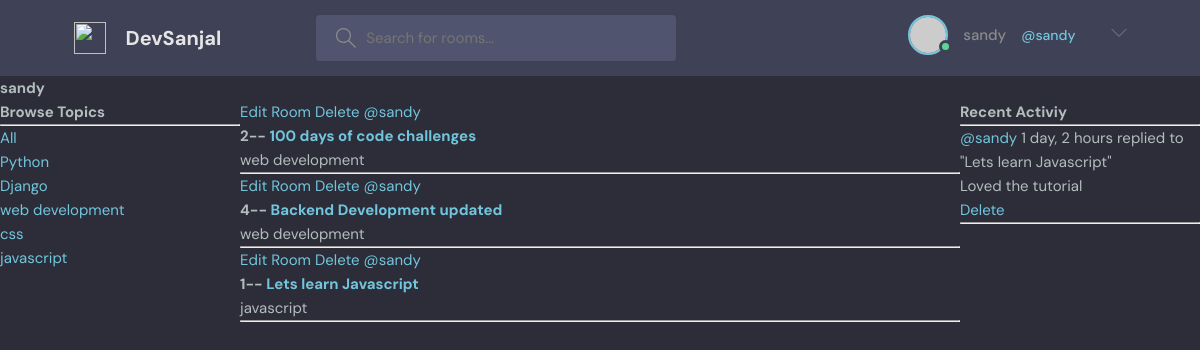
/profile/1 (signed in), run on an earlier commit of the app's database.
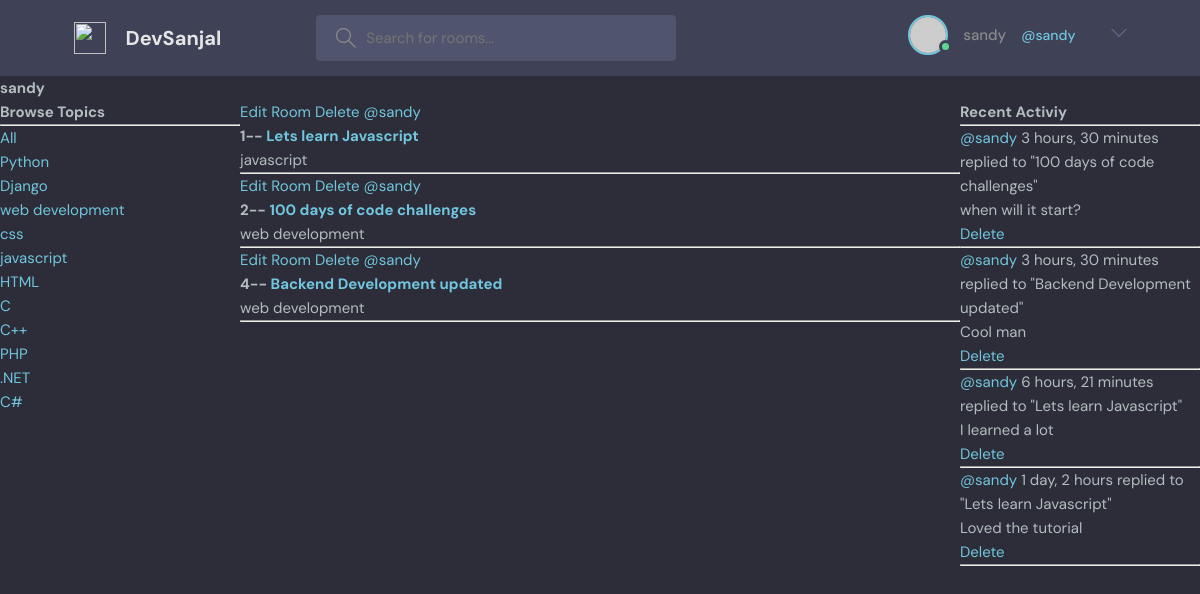
And on a later commit of the database.
### base/models.py (models this page shows, shortened)
class Topic(models.Model):
    name = models.CharField(max_length=256)

class Room(models.Model):
    host = models.ForeignKey(User, on_delete=models.SET_NULL, null=True)
    topic = models.ForeignKey(Topic, on_delete=models.SET_NULL, null=True)
    name = models.CharField(max_length=256)
    description = models.TextField(null=True, blank=True)
    participants = models.ManyToManyField(User, related_name='participants', blank=True)
    updated = models.DateTimeField(auto_now=True)
    created = models.DateTimeField(auto_now_add=True)
    class Meta:
        ordering = ['-updated', '-created']
    def __str__(self):
        return self.name

class Message(models.Model):
    user = models.ForeignKey(User,on_delete=models.CASCADE)
    room = models.ForeignKey(Room, on_delete=models.CASCADE)
    body = models.TextField()
    updated = models.DateTimeField(auto_now=True)
    created = models.DateTimeField(auto_now_add=True)
    class Meta:
        ordering = ['-updated', '-created']
    def __str__(self):
        return self.body[0:50]

### base/views.py (the view)
# urls.py: path('profile/<str:pk>', views.userProfile, name="user-profile"),
def userProfile(request,pk):
    user = User.objects.get(id=pk)
    rooms = user.room_set.all()
    room_messages = user.message_set.all()
    topics = Topic.objects.all()
    context = {'user':user,'rooms':rooms, 'room_messages':room_messages,'topics':topics}
    return render(request, 'base/profile.html', context)

### base/templates/base/profile.html (shortened to what this page needs)
{% extends 'main.html' %}
{% block content %}
    <h1>{{user.username}}</h1>
    <div class="profile-container">
        <div>
            {% include 'base/topics_component.html' %}
        </div>
        <div>
            {% include 'base/feed_component.html' %}
        </div>
        <div>
            {% include 'base/activity_component.html' %}
        </div>
    </div>
{%endblock content %}

### templates/main.html (shortened to what this page needs)
{% load static %}
<!DOCTYPE html>
<html lang="en">
  <head>
    <link rel="stylesheet" href="{% static 'css/style.css' %}" />
  </head>
  <body>
    {% include 'nav.html' %}
    {% block content %}
    {% endblock %}
  </body>
</html>

### templates/nav.html (shortened to what this page needs)
<header class="header header--loggedIn">
    <div class="container">
      <a href="{% url 'home' %}" class="header__logo">
        <img src="static 'assets/logo.svg'" />
        <h1>DevSanjal</h1>
      </a>
      <form method="GET" class="header__search" action="{% url 'home' %}">
        <label>
          <input name="q" placeholder="Search for rooms..." />
        </label>
      </form>
      <nav class="header__menu">
        {% if request.user.is_authenticated %}
        <div class="header__user">
          <a href="profile.html">
            <div class="avatar avatar--medium active">
              <img src="https://randomuser.me/api/portraits/men/37.jpg" />
            </div>
            <p>{{request.user.username}}</p><span>@{{request.user.username}}</span></p>
          </a>
          <button class="dropdown-button">
            <svg version="1.1" xmlns="http://www.w3.org/2000/svg" width="32" height="32" viewBox="0 0 32 32">
              <title>chevron-down</title>
              <path d="M16 21l-13-13h-3l16 16 16-16h-3l-13 13z"></path>
            </svg>
          </button>
        </div>
        {% else %}
       <a href="{% url 'login' %}">
          <img src="./assets/avatar.svg" />
          <p>Login</p>
        </a>
        {% endif %}
      </nav>
    </div>
  </header>

### base/templates/base/topics_component.html
<div>
    <h3>Browse Topics</h3>
    <hr>
    <div>
        <a href="{% url 'home' %}">All</a>
    </div>
    {% for topic in topics %}
        <div>
            <a href="{% url 'home' %}?q={{topic.name}}">{{topic.name}}</a>
        </div>
    {% endfor %}
</div>

### base/templates/base/feed_component.html
<div>
    {% for room in rooms %}
        <div>
            {% if request.user == room.host %}
                <a href="{% url 'update-room' room.id %}">Edit Room</a>
                <a href="{% url 'delete-room' room.id %}">Delete</a>
            {% endif %}
            <a href="{% url 'user-profile' room.host.id %}">@{{room.host.username}}</a>
            <h5>{{room.id}}-- <a href="{% url 'room' room.id %}">{{room.name }}</a></h5>
            <small>{{room.topic.name}}</small>
            <hr>
        </div>
    {% endfor %}
</div>

### base/templates/base/activity_component.html
<div>
    <h3>Recent Activiy</h3>
    <hr>
    {% for message in room_messages %}
        <div>
            <small><a href="{% url 'user-profile' message.user.id %}">@{{message.user}}</a> {{message.created|timesince}}</small>
            <small>replied to "{{message.room}}"</small>
            <p>{{message}}</p>
            {% if request.user == message.user %}
                <a href="{% url 'delete-message' message.id%}">Delete</a>
            {% endif %}
            <hr>
        </div>
    {% endfor %}
</div>

### static/css/style.css (style rules this page uses)
:root { --color-main: #71c6dd; --color-main-light: #e1f6fb; --color-dark: #3f4156; --color-dark-medium: #51546e; --color-dark-light: #696d97; --color-light: #e5e5e5; --color-gray: #8b8b8b; --color-light-gray: #b2bdbd; --color-bg: #2d2d39; --color-success: #5dd693; --color-error: #fc4b0b; }
* { font-family: "DM Sans", -apple-system, BlinkMacSystemFont, "Segoe UI", Roboto, Oxygen, Ubuntu, Cantarell, "Open Sans", "Helvetica Neue", sans-serif; margin: 0; padding: 0; box-sizing: border-box; text-rendering: optimizeLegibility; font-size: inherit; }
html { font-size: 56.25%; }
@media only screen and (min-width: 1200px) { html { font-size: 62.5%; } }
body { line-height: 1.6; font-weight: 400; font-size: 1.5rem; color: var(--color-light-gray); background-color: var(--color-bg); min-height: 100vh; }
img { width: 100%; }
a { display: inline-block; color: var(--color-main); text-decoration: none; }
.container { max-width: 120rem; width: 90%; margin: auto; }
.avatar { position: relative; display: inline-block; border-radius: 50%; border: 2px solid var(--color-main); }
.avatar img { display: block; border-radius: 50%; object-fit: cover; object-position: center; }
.avatar::after { content: ""; display: block; position: absolute; background-color: var(--color-gray); z-index: 111; border-radius: 50%; border: 0.3rem solid var(--color-dark); }
.avatar.active::after { background-color: var(--color-success); }
.avatar.avatar--medium img { width: 3.6rem; height: 3.6rem; border-radius: 50%; }
.avatar.avatar--medium:after { width: 0.7rem; height: 0.7rem; bottom: 0px; right: -6px; }
.header { padding: 1.5rem; background-color: var(--color-dark); }
.header > .container { display: flex; gap: 9.5rem; }
.header__logo, .header__user { display: flex; gap: 2rem; align-items: center; }
.header__logo > img { height: 3.2rem; width: 3.2rem; }
.header__logo > h1 { font-weight: 700; font-size: 2rem; color: var(--color-light); }
.header__search > label { background-color: var(--color-dark-medium); padding: 1.3rem 1rem; display: flex; align-items: center; gap: 1rem; border-radius: 4px; }
.header__search svg { fill: var(--color-gray); width: 2rem; height: 2rem; margin-left: 1rem; }
.header__search input { width: 30rem; background: transparent; border: none; outline: none; color: var(--color-light); }
.header__menu { margin-left: auto; position: relative; }
.header__menu a { display: flex; gap: 1.5rem; align-items: center; font-weight: 500; text-decoration: none; color: var(--color-gray); }
.header__menu img { height: 3.6rem; }
.header__menu p { line-height: 1.2; }
.header__menu span { color: var(--color-main); font-weight: 500; font-size: 1.4rem; display: block; }
.header__menu svg { width: 1.6rem; height: 1.6rem; fill: var(--color-dark-light); }
.dropdown-button { background: transparent; border: 0; outline: 0; cursor: pointer; }

### base/templates/base/profile.html (style rules this page uses)
.profile-container { display: grid; grid-template-columns: 1fr 3fr 1fr; }

What changed in the data, as far as the page shows it:
added Topic: name "HTML"
added Topic: name "C"
added Topic: name "C++"
added Topic: name "PHP"
added Topic: name ".NET"
added Topic: name "C#"
changed Room "Lets learn Javascript": moves up the list
added Message: user "sandy", created "3 hours, 30 minutes", room "100 days of code challenges", body "when will it start?", shows "Delete"
added Message: user "sandy", created "3 hours, 30 minutes", room "Backend Development updated", body "Cool man", shows "Delete"
added Message: user "sandy", created "6 hours, 21 minutes", room "Lets learn Javascript", body "I learned a lot", shows "Delete"
